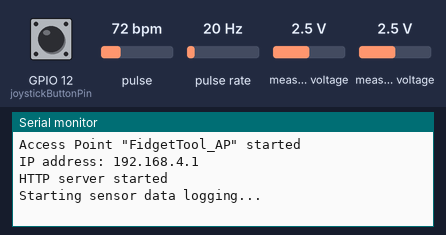
Simulated run of this sketch. Board: ESP8266 (NodeMCU). Parts: the last lines printed to the serial monitor. Wiring (inferred from the names in the program): pulse sensor: data GPIO 13. Inputs (shaded band) come from the test bench; at power-on: GPIO 12 (joystickButtonPin) HIGH, pulse 72 bpm, pulse rate 20 Hz, measured voltage 2.5 V.

Above: at 1.2 s.
1.3 s: GPIO 12 (joystickButtonPin) pulled LOW for 0.15 s
At 1.9 s:
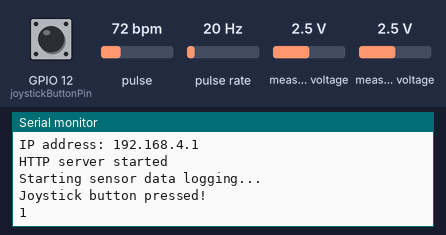
2.9 s: GPIO 12 (joystickButtonPin) pulled LOW for 1 s
At 3.18 s:
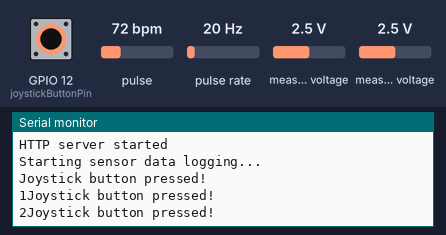
Timing chart, 0 to 5.9 s (numbered marks = the images above; inputs shaded):
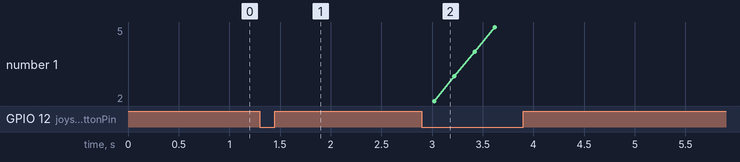

Measured:
- after the input at 1.3 s, the serial monitor: prints a new line after 0.12 s (image 1)
- after the input at 2.9 s, the serial monitor: prints a new line after 0.12 s (image 2)

The sketch:

FidgITArduinoJson.ino
```cpp
#include <ESP8266WiFi.h>
#include <ESP8266WebServer.h>
#include <Wire.h>
#include <Adafruit_ADS1X15.h>
#include <PulseSensorPlayground.h>

Adafruit_ADS1115 ads;
PulseSensorPlayground pulseSensor;

// Define Wi-Fi credentials
const char* ssid = "FidgetTool_AP";

ESP8266WebServer server(80); // Set up HTTP server on port 80

// Sensor Pins
const int hallSensorPin = 13;
const int PulseWire = A0;
const int joystickButtonPin = 12;

// Timing Intervals
const long intervalHall = 1000;
const long intervalJoystick = 200;
const long intervalHeartRate = 1000;

// Variables for timing and data
unsigned long previousMillisHall = 0, previousMillisJoystick = 0, previousMillisHeartRate = 0;
volatile int hallPulseCount = 0;
float currentSpeed = 0;
int16_t currentJoystickX = 0, currentJoystickY = 0;
bool joystickButtonPressed = false;
int joybuttonCount = 0;
int Threshold = 550;
bool isRecording = false;
unsigned long recordingStartTime = 0;
int bpmSum = 0, bpmCount = 0, currentBPM = 0;

// Function to handle Hall effect sensor interrupts
void IRAM_ATTR hallPulse() {
  hallPulseCount++;
}

void setup() {
  Serial.begin(115200);

  // Configure static IP for Access Point mode
  IPAddress local_IP(192, 168, 4, 1);
  IPAddress gateway(192, 168, 4, 1);
  IPAddress subnet(255, 255, 255, 0);

  WiFi.softAPConfig(local_IP, gateway, subnet); // Set the static IP configuration
  WiFi.softAP(ssid); // Start Access Point with SSID and password
  Serial.print("Access Point \"");
  Serial.print(ssid);
  Serial.println("\" started");

  Serial.print("IP address: ");
  Serial.println(WiFi.softAPIP());

  // HTTP Request Handlers
  server.on("/", HTTP_GET, []() {
    server.send(200, "text/plain", "ESP8266 Server is working"); // Root URL for testing connection
  });
  server.on("/data", HTTP_GET, handleDataRequest); // Main data route
  server.begin();
  Serial.println("HTTP server started");

  // Initialize sensors
  ads.begin();
  pinMode(hallSensorPin, INPUT_PULLUP);
  attachInterrupt(digitalPinToInterrupt(hallSensorPin), hallPulse, RISING);
  pulseSensor.analogInput(PulseWire);
  pulseSensor.setThreshold(Threshold);
  pulseSensor.begin();
  pinMode(joystickButtonPin, INPUT_PULLUP);

  Serial.println("Starting sensor data logging...");
}

void loop() {
  unsigned long currentMillis = millis();

  // Handle client requests
  server.handleClient();

  // Process Hall sensor data
  if (currentMillis - previousMillisHall >= intervalHall) {
    previousMillisHall = currentMillis;
    currentSpeed = (hallPulseCount * 60) / (intervalHall / 1000.0); // RPM calculation
    hallPulseCount = 0;
  }

  // Process Joystick data
  if (currentMillis - previousMillisJoystick >= intervalJoystick) {
    previousMillisJoystick = currentMillis;
    currentJoystickX = ads.readADC_SingleEnded(0);
    currentJoystickY = ads.readADC_SingleEnded(1);
    currentJoystickX = map(currentJoystickX, 0, 32767, -32768, 32767);
    currentJoystickY = map(currentJoystickY, 0, 32767, -32768, 32767);
    joystickButtonPressed = digitalRead(joystickButtonPin) == LOW;

    if (joystickButtonPressed) {
      joybuttonCount++;
      Serial.println("Joystick button pressed!");
      Serial.print(joybuttonCount);
    }
  }

  // Process Heart Rate data
  int myBPM = pulseSensor.getBeatsPerMinute();
  if (pulseSensor.sawStartOfBeat()) {
    if (!isRecording) {
      isRecording = true;
      recordingStartTime = millis();
      bpmSum = 0;
      bpmCount = 0;
    }
    bpmSum += myBPM;
    bpmCount++;
  }

  if (isRecording && millis() - recordingStartTime > 2000 && bpmCount > 0) {
    currentBPM = bpmSum / bpmCount;
    isRecording = false;
  }
}

void handleDataRequest() {
  // Ensure all sensor data is fresh
  server.handleClient();

  // Construct JSON response with sensor data
  String jsonResponse = "{";
  jsonResponse += "\"speed\":" + String(currentSpeed) + ",";
  jsonResponse += "\"joystick_x\":" + String(currentJoystickX) + ",";
  jsonResponse += "\"joystick_y\":" + String(currentJoystickY) + ",";
  jsonResponse += "\"joystick_button\":" + String(joystickButtonPressed ? 1 : 0) + ",";
  jsonResponse += "\"bpm\":" + String(currentBPM);
  jsonResponse += "}";

  // Send JSON response
  server.send(200, "application/json", jsonResponse);
}
```
